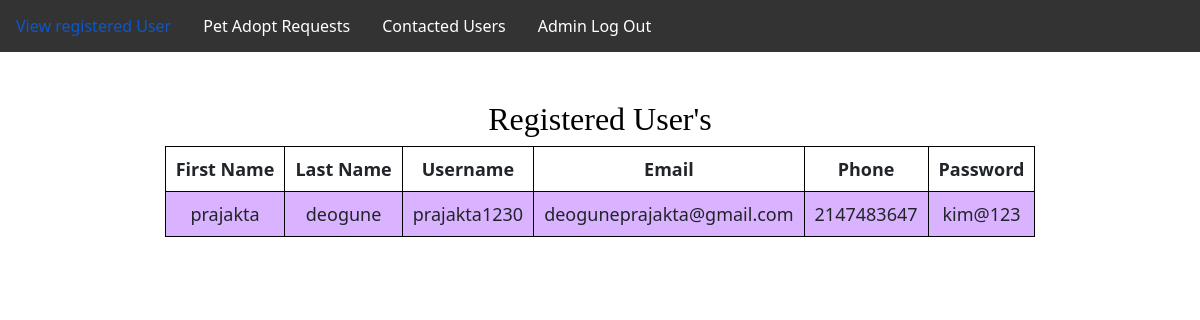
The app's page /userregister.php, older data.
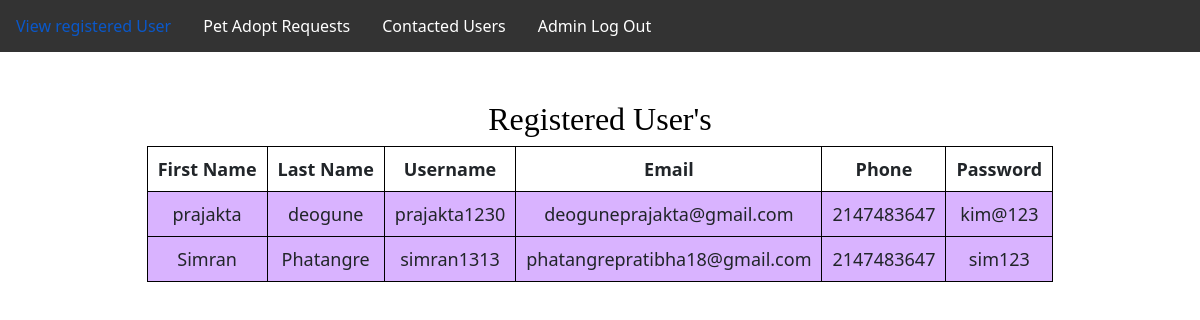
The same page, newer data.
### tables this page shows
CREATE TABLE `register` (
  `Fname` varchar(15) NOT NULL,
  `Lname` varchar(15) NOT NULL,
  `Username` varchar(30) NOT NULL,
  `Email` varchar(50) NOT NULL,
  `Phone` int(10) NOT NULL,
  `Password` varchar(20) NOT NULL
);

### userregister.php (the view, shortened to what this page needs)
<?php
 include "adminnavbar.php";
include "db_connect.php";
$sql = "SELECT * FROM register";
$result = $conn->query($sql);
?>
<!DOCTYPE html>
<html lang="en">
<head>
</head>
<body>
	<section>
        <br>
        <br>
		<h1>Registered User's</h1>
		<table>
			<tr>
                <th>First Name</th>
                <th>Last Name</th>
				<th>Username</th>
				<th>Email</th>
                <th>Phone</th>
				<th>Password</th>
			</tr>
			<?php
				while($rows=$result->fetch_assoc())
				{
			?>
			<tr>
                <td><?php echo $rows['Fname'];?></td>
                <td><?php echo $rows['Lname'];?></td>
				<td><?php echo $rows['Username'];?></td>
				<td><?php echo $rows['Email'];?></td>
                <td><?php echo $rows['Phone'];?></td>
				<td><?php echo $rows['Password'];?></td>
			</tr>
			<?php
				}
			?>
		</table>
	</section>
</body>
</html>

Row changes from the older to the newer data that the page shows:
added register: Fname "Simran", Lname "Phatangre", Username "simran1313", Email "phatangrepratibha18@gmail.com", Phone "2147483647", Password "sim123"
